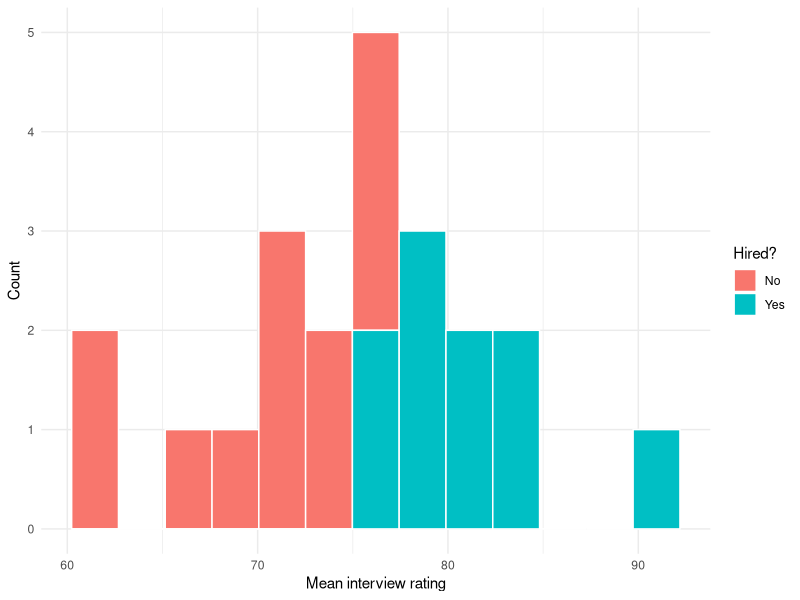
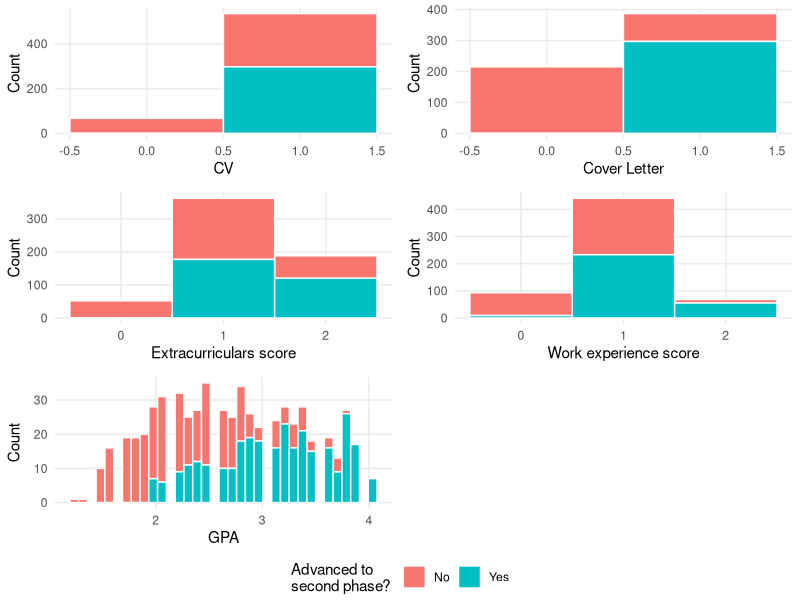
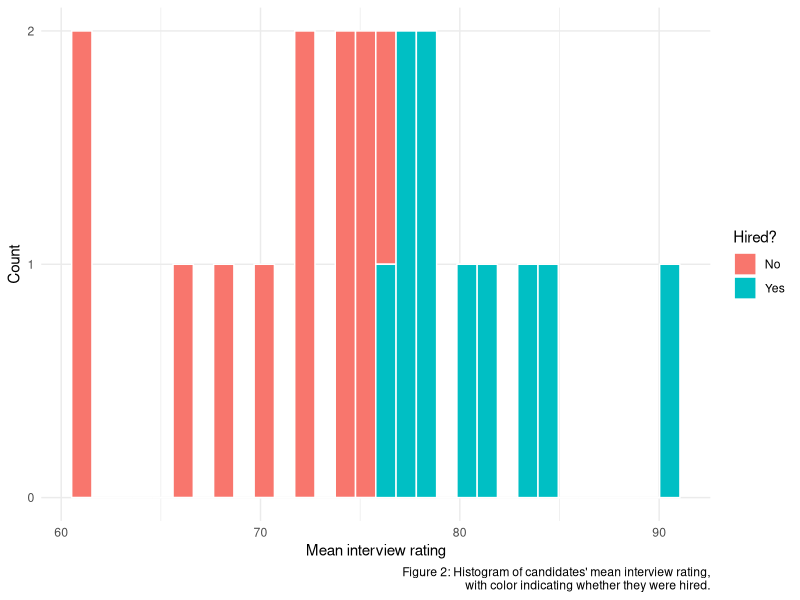

R code for these plots, in order:
## ---- chunk 1
library(tidyverse)
library(lme4)
library(kableExtra)
library(ggpubr)
library(lmtest)
# this should suppress all code and messages
knitr::opts_chunk$set(echo = FALSE, message = FALSE, warning = FALSE)
## ---- chunk 2
# current data
current = read_csv("data/black-saber-current-employees.csv")

# wrangling
current = current %>%
  filter(gender != "Prefer not to say") %>%
  mutate(
    leadership_for_level = factor(leadership_for_level),
    role_seniority = factor(role_seniority),
    salary = as.numeric(gsub('[$,]', '', salary)),
    is_man = case_when(gender == "Man" ~ 1, gender == "Woman" ~ 0)
  ) %>%
  mutate(role_seniority = fct_relevel(role_seniority, "Director", after = 7)) %>%
  mutate(role_seniority = fct_relevel(role_seniority, "Manager", after = 6)) %>%
  mutate(seniority = as.numeric(role_seniority)) %>%
  group_by(employee_id) %>%
  arrange(financial_q) %>%
  mutate(quarters_worked = row_number())
## ---- chunk 3
# hiring data
phase1 = read_csv("data/phase1-new-grad-applicants-2020.csv")
phase2 = read_csv("data/phase2-new-grad-applicants-2020.csv")
phase3 = read_csv("data/phase3-new-grad-applicants-2020.csv")
final_hires = read_csv("data/final-hires-newgrad_2020.csv")

# wrangling
phase2 = phase2 %>% mutate(pass_2 = 1)
phase3 = phase3 %>% mutate(pass_3 = 1)
final_hires = final_hires %>% mutate(hired = 1)

hiring = phase1 %>%
  left_join(
    phase2 %>% select(
      applicant_id,
      pass_2,
      technical_skills,
      writing_skills,
      speaking_skills,
      leadership_presence
    ),
    by = "applicant_id"
  ) %>%
  left_join(
    phase3 %>% select(
      applicant_id,
      pass_3,
      interviewer_rating_1,
      interviewer_rating_2
    ),
    by = "applicant_id"
  ) %>%
  left_join(final_hires %>% select(applicant_id, hired), by = "applicant_id") %>%
  filter(gender != "Prefer not to say") %>%
  mutate(mean_rating = (interviewer_rating_1 + interviewer_rating_2) / 2) %>%
  mutate(
    pass_2 = case_when(pass_2 == 1 ~ 1, is.na(hired) ~ 0),
    pass_3 = case_when(pass_3 == 1 ~ 1, is.na(hired) ~ 0),
    hired = case_when(hired == 1 ~ 1, is.na(hired) ~ 0),
    is_man = case_when(gender == "Woman" ~ 0, gender == "Man" ~ 1)
  )
## ---- chunk 4
table(current$gender, current$leadership_for_level) %>% 
  kable(booktabs = TRUE, linesep = "", digits = 3,
        caption = "Leadership scores for current Black Saber employees by gender.") %>% 
  kable_styling(latex_options = c("striped", "HOLD_position"))
## ---- chunk 5
hiring %>% filter(pass_3 == 1) %>%
  ggplot(aes(x = mean_rating, fill = factor(hired))) +
  labs(x = "Mean interview rating",
       y = "Count",
       fill = "Hired?") +
  geom_histogram(bins = 13, color = "white") +
  theme_minimal() +
  scale_fill_discrete(labels = c("No", "Yes")) +
  theme(panel.grid.minor.y = element_blank())
## ---- chunk 6
mod_sal = lmer(salary ~ (1 | employee_id) + (1 | team) + (1 | seniority) +
               is_man + leadership_for_level + productivity,
               data = current)

confint_mod_sal = confint(mod_sal)

confint_mod_sal = as.data.frame(confint_mod_sal)[6:9,] %>% 
  mutate(Estimate = summary(mod_sal)$coeff[2:5,1],
         Visualization = "") %>% 
  rename(`Lower limit` = `2.5 %`, `Upper limit` = `97.5 %`) %>% 
  select(3, 1, 2, 4)
rownames(confint_mod_sal) = c("Is a man", "Exceeds expectantions for level", "Needs improvement for level", "Productivity score")

confint_mod_sal %>%
  kable(booktabs = TRUE, linesep = "", digits = 3,
        caption = "Estimates and confidence intervals for the salary model.") %>%
  kable_styling(latex_options = c("striped", "HOLD_position")) %>% 
  column_spec(5, image = spec_pointrange(
    x = confint_mod_sal$Estimate, vline = 0,
    xmin = confint_mod_sal$`Lower limit`,
    xmax = confint_mod_sal$`Upper limit`
  ))
## ---- chunk 7
mod_prom = glmer(seniority ~ (1 | employee_id) + (1 | team) + (1 | salary) + is_man +
            leadership_for_level + productivity + (1 | quarters_worked),
            family = poisson(link = "log"),
            data = current)

mod_prom_summary = summary(mod_prom)$coeff %>% as.data.frame() %>% 
  mutate(Estimate = exp(Estimate)) %>% 
  rename(`P-value` = `Pr(>|z|)`) %>% 
  select(1, 4)
rownames(mod_prom_summary) = c("", "Is a man", "Exceeds expectantions for level", "Needs improvement for level", "Productivity score")

mod_prom_summary[2:5,] %>% 
  kable(booktabs = TRUE, linesep = "", digits = 3,
        caption = "Estimates and confidence intervals for the seniority level model.") %>%
  kable_styling(latex_options = c("striped", "HOLD_position"))
## ---- chunk 8
p1 = hiring %>%
  ggplot(aes(x = cv, fill = factor(pass_2))) +
  labs(x = "CV",
       y = "Count",
       fill = "Advanced to\nsecond phase?") +
  geom_histogram(bins = 2, color = "white") +
  theme_minimal() +
  scale_fill_discrete(labels = c("No", "Yes")) +
  theme(panel.grid.minor = element_blank())

p2 = hiring %>%
  ggplot(aes(x = cover_letter, fill = factor(pass_2))) +
  labs(x = "Cover Letter",
       y = "Count",
       fill = "Advanced to\nsecond phase?") +
  geom_histogram(bins = 2, color = "white") +
  theme_minimal() +
  scale_fill_discrete(labels = c("No", "Yes")) +
  theme(panel.grid.minor = element_blank())

p3 = hiring %>%
  ggplot(aes(x = extracurriculars, fill = factor(pass_2))) +
  labs(x = "Extracurriculars score",
       y = "Count",
       fill = "Advanced to\nsecond phase?") +
  geom_histogram(bins = 3, color = "white") +
  theme_minimal() +
  scale_fill_discrete(labels = c("No", "Yes")) +
  theme(panel.grid.minor = element_blank())

p4 = hiring %>%
  ggplot(aes(x = work_experience, fill = factor(pass_2))) +
  labs(x = "Work experience score",
       y = "Count",
       fill = "Advanced to\nsecond phase?") +
  geom_histogram(bins = 3, color = "white") +
  theme_minimal() +
  scale_fill_discrete(labels = c("No", "Yes")) +
  theme(panel.grid.minor = element_blank())

p5 = hiring %>%
  ggplot(aes(x = gpa, fill = factor(pass_2))) +
  labs(x = "GPA",
       y = "Count",
       fill = "Advanced to\nsecond phase?") +
  geom_histogram(bins = 35, color = "white") +
  theme_minimal() +
  scale_fill_discrete(labels = c("No", "Yes")) +
  theme(panel.grid.minor = element_blank())

ggarrange(p1, p2, p3, p4, p5, ncol=2, nrow=3, common.legend = TRUE, legend="bottom",
          align = "hv") 
## ---- chunk 9
mod_ai_2 = glm(
  pass_3 ~ gpa + is_man + factor(extracurriculars) + factor(work_experience) + 
  technical_skills + writing_skills + speaking_skills + leadership_presence,
  data = hiring %>% filter(pass_2 == 1),
  family = binomial()
)

confint_mod_ai_2 = confint(mod_ai_2)

confint_mod_ai_2 = as.data.frame(confint_mod_ai_2) %>% 
  mutate(Estimate = summary(mod_ai_2)$coeff[,1],
         `P-value` = summary(mod_ai_2)$coeff[,4],
         Visualization = "") %>% 
  rename(`Lower limit` = `2.5 %`, `Upper limit` = `97.5 %`) %>% 
  select(3, 1, 2, 4, 5)
rownames(confint_mod_ai_2) = c("", "GPA", "Is a man", "Extracurricular score: 2", "Work experience score: 1", "Work experience score: 2", "Technical skills rating", "Writing skills rating", "Speaking skills rating", "Leadership presence rating")

confint_mod_ai_2[2:10,] %>%
  kable(booktabs = TRUE, linesep = "", digits = 3,
        caption = "Estimates and confidence intervals for the model for whether a candidate advanced to the third hiring phase.") %>%
  kable_styling(latex_options = c("striped", "HOLD_position")) %>% 
  column_spec(6, image = spec_pointrange(
    x = confint_mod_ai_2$Estimate[2:10], vline = 0,
    xmin = confint_mod_ai_2[2:10, 2],
    xmax = confint_mod_ai_2[2:10, 3]
  ))
## ---- chunk 10
phase2 = hiring %>% filter(pass_2 == 1) %>%
  mutate(mean_skills = (technical_skills + writing_skills + speaking_skills +
                        leadership_presence) / 4)

mod_skills = glm(mean_skills ~ is_man + gpa + factor(extracurriculars) +
                 factor(work_experience),
                 data = phase2)

confint_mod_skills = confint(mod_skills)

confint_mod_skills = as.data.frame(confint_mod_skills) %>% 
  mutate(Estimate = summary(mod_skills)$coeff[,1],
         `P-value` = summary(mod_skills)$coeff[,4],
         Visualization = "") %>% 
  rename(`Lower limit` = `2.5 %`, `Upper limit` = `97.5 %`) %>% 
  select(3, 1, 2, 4, 5)
rownames(confint_mod_skills) = c("", "Is a man", "GPA", "Extracurricular score: 2", "Work experience score: 1", "Work experience score: 2")

confint_mod_skills[2:6,] %>%
  kable(booktabs = TRUE, linesep = "", digits = 3,
        caption = "Estimates and confidence intervals for the model mean skill rating.") %>%
  kable_styling(latex_options = c("striped", "HOLD_position")) %>% 
  column_spec(6, image = spec_pointrange(
    x = confint_mod_skills$Estimate[2:6], vline = 0,
    xmin = confint_mod_skills[2:6, 2],
    xmax = confint_mod_skills[2:6, 3]
  ))
## ---- chunk 11
mod_human = glm(
  mean_rating ~ is_man + technical_skills + writing_skills + speaking_skills +
  leadership_presence,
  data = hiring %>% filter(pass_3 == 1)
  )

confint_mod_human = confint(mod_human)

confint_mod_human = as.data.frame(confint_mod_human) %>% 
  mutate(Estimate = summary(mod_human)$coeff[,1],
         `P-value` = summary(mod_human)$coeff[,4],
         Visualization = "") %>% 
  rename(`Lower limit` = `2.5 %`, `Upper limit` = `97.5 %`) %>% 
  select(3, 1, 2, 4, 5)
rownames(confint_mod_human) = c("", "Is a man", "Technical skills rating", "Writing skills rating", "Speaking skills rating", "Leadership presence rating")

confint_mod_human[2:6,] %>%
  kable(booktabs = TRUE, linesep = "", digits = 3,
        caption = "Estimates and confidence intervals for the model for mean interview rating.") %>%
  kable_styling(latex_options = c("striped", "HOLD_position")) %>% 
  column_spec(6, image = spec_pointrange(
    x = confint_mod_human$Estimate[2:6], vline = 0,
    xmin = confint_mod_human[2:6, 2],
    xmax = confint_mod_human[2:6, 3]
  ))
## ---- chunk 12
hiring %>% filter(pass_3 == 1) %>%
  ggplot(aes(x = mean_rating, fill = factor(hired))) +
  labs(x = "Mean interview rating",
       y = "Count",
       fill = "Hired?",
       caption = "Figure 2: Histogram of candidates' mean interview rating,\nwith color indicating whether they were hired.") +
  geom_histogram(bins = 30, color = "white") +
  theme_minimal() +
  scale_fill_discrete(labels = c("No", "Yes")) +
  scale_y_continuous(breaks = 0:2) + 
  theme(panel.grid.minor.y = element_blank())
